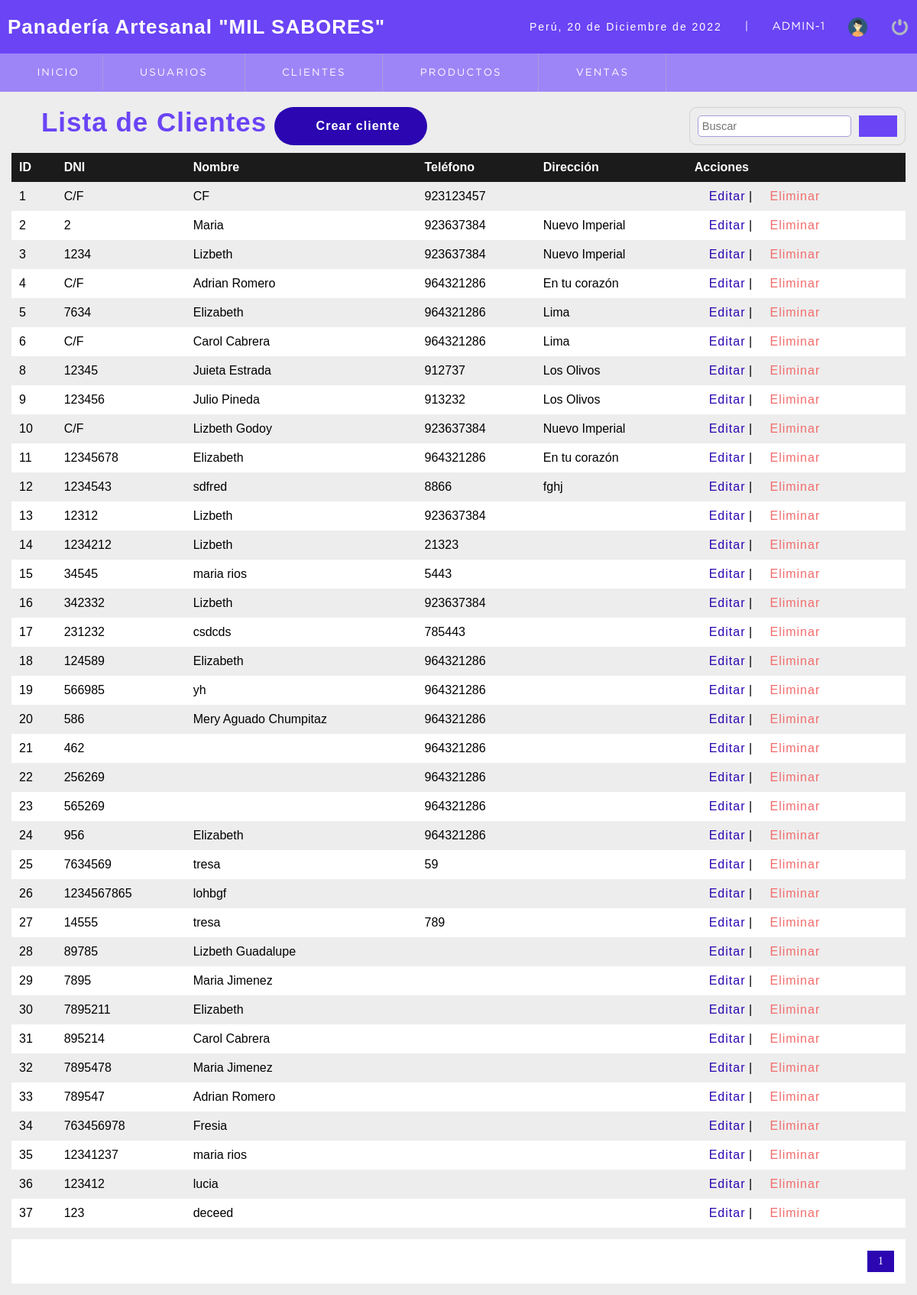
The page /sistema/lista_clientes.php (signed in) on the database its author committed.
### tables this page shows
CREATE TABLE `cliente` (
  `idcliente` int(11) NOT NULL,
  `nit` int(11) DEFAULT NULL,
  `nombre` varchar(80) DEFAULT NULL,
  `telefono` text,
  `direccion` text,
  `dateadd` datetime NOT NULL DEFAULT CURRENT_TIMESTAMP,
  `usuario_id` int(11) NOT NULL,
  `estatus` int(11) NOT NULL DEFAULT '1'
);

### sistema/lista_clientes.php (the view, shortened to what this page needs)
<?php
include "../conexion.php";
?>
<!DOCTYPE html>
<html lang="en">
<head>
    <?php
    include "includes/scripts.php";
    ?>
</head>
<body>
    <?php
    include "includes/header.php";
    ?>
    <section id="container">
        <div class="lista_usuario">
            <div class="usuario">
                <h1><i class="fa-solid fa-users"></i> Lista de Clientes</h1>
                <a href="registro_cliente.php" class="btn_new"><i class="fa-solid fa-user-plus"></i> Crear cliente</a>
            </div>
            <div class="Buscar">
                <form action="buscar_cliente.php" method="get" class="form_search">
                    <input type="text" name="busqueda" id="busqueda" placeholder="Buscar">
                    <button type="submit" class="btn_search"><i class="fa fa-search"></i></button>
                </form>
            </div>
        </div>
        <div class="containerTable">
            <table>
                <tr>
                    <th>ID</th>
                    <th>DNI</th>
                    <th>Nombre</th>
                    <th>Teléfono</th>
                    <th>Dirección</th>
                    <th>Acciones</th>
                </tr>
                <?php
                $sql_register    = mysqli_query($conection, "SELECT count(*) AS total_registro FROM cliente WHERE estatus= 1");
                $result_register = mysqli_fetch_array($sql_register);
                $total_registro  = $result_register['total_registro'];
                $por_pagina = 100;
                if (empty($_GET['pagina'])) {
                    $pagina = 1;
                } else {
                    $pagina = $_GET['pagina'];
                }
                $desde = ($pagina - 1) * $por_pagina;
                $total_paginas = ceil($total_registro / $por_pagina);
                $query = mysqli_query($conection, "SELECT * FROM cliente
            WHERE estatus=1 ORDER BY idcliente ASC LIMIT $desde, $por_pagina
                ");
                $result = mysqli_num_rows($query);
                if ($result > 0) {
                    while ($data = mysqli_fetch_array($query)) {
                        if ($data["nit"] == 0) {
                            $nit = 'C/F';
                        } else {
                            $nit = $data["nit"];
                        }
                ?>
                        <tr>
                            <td><?php echo $data["idcliente"] ?></td>
                            <td><?php echo $nit; ?></td>
                            <td><?php echo $data["nombre"] ?></td>
                            <td><?php echo $data["telefono"] ?></td>
                            <td><?php echo $data["direccion"] ?></td>
                            <td>
                                <a class="link_edit" href="editar_cliente.php?id=<?php echo $data["idcliente"]; ?>"><i class="fa-solid fa-pen-to-square"></i> Editar</a>
                                <?php
                                if ($_SESSION['rol'] == 1 || $_SESSION['rol'] == 2) { ?>
                                    |
                                    <a class="link_delete" href="eliminar_confirmar_cliente.php?id=<?php echo $data["idcliente"]; ?>"><i class="fa-solid fa-trash"></i> Eliminar</a>
                                <?php
                                }
                                ?>
                            </td>
                        </tr>
                <?php
                    }
                }
                ?>
            </table>
        </div>
        <div class="paginator">
            <ul>
                <?php
                for ($i = 1; $i <= $total_paginas; $i++) {
                    if ($i == $pagina) {
                        echo '<li class="pageSelected">' . $i . '</li>';
                    } else {
                        echo '<li><a href="?pagina=' . $i . '">' . $i . '</a></li>';
                    }
                }
                ?>
            </ul>
        </div>
    </section>
</body>
</html>

### sistema/css/style.css (style rules this page uses)
* { margin: 0 ; padding: 0; box-sizing: border-box; }
body { background: #ededed; }
h1, h2, h3, h4, h5, h6 { font-family: 'arial'; font-weight: bold; letter-spacing: 1px; }
h1 { font-size: 26px; }
a { text-decoration: none; font-family: arial; letter-spacing: 1px; }
#container { padding: 140px 15px 15px; }
form { background: #fff; margin: auto; padding: 20px 50px; border: 1px solid #d1d1d1; }
input, select { display: block; width: 100%; font-size: 11pt; padding: 5px; border: 1px solid #A99BDC; border-radius: 5px; }
#container h1 { font-size: 35px; color: #6a44f5; }
.btn_new { width: 200px !important; background-color: #2b06b1 !important; }
.usuario { display: flex; }
.lista_usuario { display: flex; justify-content: space-between; margin-bottom: 10px; }
table { display: -ms-grid!important; border-collapse: collapse; font-size: 12pt; font-family: 'arial'; width: 100%; }
table th { text-align: left; padding: 10px; background: #1b1b1b; color: #fff; }
table tr:nth-child(odd) { background: #fff; }
table td { padding: 10px; }
.link_edit { color: #2b06b1 ; }
.link_delete { color: #f26b6b; }
.btn_cancel, .btn_ok, .btn_save, .btn_new { width: 150px; background-color: #71ff55; color: #fff; display: inline-block; padding: 15px 0px; border-radius: 5px; cursor: pointer; text-align: center; font-size: 12pt; border: 1px solid transparent ; border-radius: 49px; color: #fff; font-weight: 600; margin: 0px 10px; cursor: pointer; transition: 0.5s; letter-spacing: 1px; }
.paginator ul { padding: 15px; list-style: none; background: #fff; margin-top: 15px; display: -webkit-flex; display: flex; justify-content: flex-end; }
.paginator a, .pageSelected { color: #2b06b1 ; border: 1px solid #ddd; padding: 5px; display: inline-block; font-size: 14px; text-align: center; width: 35px; }
.pageSelected { color: #fff; background: #2b06b1 ; border: 1px solid #2b06b1 ; }
.form_search { display: -webkit-flex; display: flex; float: right; background: initial; padding: 10px; border-radius: 10px; }
.form_search .btn_search { background: #6a44f5; color: #fff; padding: 0 20px; border: 0; cursor: pointer; margin-left: 10px; }

### rows shown on the page
cliente: idcliente "1", nit "C/F", nombre "CF", telefono "923123457"
cliente: idcliente "2", nit "2", nombre "Maria", telefono "923637384", direccion "Nuevo Imperial"
cliente: idcliente "3", nit "1234", nombre "Lizbeth", telefono "923637384", direccion "Nuevo Imperial"
cliente: idcliente "4", nit "C/F", nombre "Adrian Romero", telefono "964321286", direccion "En tu corazón"
cliente: idcliente "5", nit "7634", nombre "Elizabeth", telefono "964321286", direccion "Lima"
cliente: idcliente "6", nit "C/F", nombre "Carol Cabrera", telefono "964321286", direccion "Lima"
cliente: idcliente "8", nit "12345", nombre "Juieta Estrada", telefono "912737", direccion "Los Olivos"
cliente: idcliente "9", nit "123456", nombre "Julio Pineda", telefono "913232", direccion "Los Olivos"
cliente: idcliente "10", nit "C/F", nombre "Lizbeth Godoy", telefono "923637384", direccion "Nuevo Imperial"
cliente: idcliente "11", nit "12345678", nombre "Elizabeth", telefono "964321286", direccion "En tu corazón"
cliente: idcliente "12", nit "1234543", nombre "sdfred", telefono "8866", direccion "fghj"
cliente: idcliente "13", nit "12312", nombre "Lizbeth", telefono "923637384"
cliente: idcliente "14", nit "1234212", nombre "Lizbeth", telefono "21323"
cliente: idcliente "15", nit "34545", nombre "maria rios", telefono "5443"
cliente: idcliente "16", nit "342332", nombre "Lizbeth", telefono "923637384"
cliente: idcliente "17", nit "231232", nombre "csdcds", telefono "785443"
cliente: idcliente "18", nit "124589", nombre "Elizabeth", telefono "964321286"
cliente: idcliente "19", nit "566985", nombre "yh", telefono "964321286"
cliente: idcliente "20", nit "586", nombre "Mery Aguado Chumpitaz", telefono "964321286"
cliente: idcliente "21", nit "462", telefono "964321286"
cliente: idcliente "22", nit "256269", telefono "964321286"
cliente: idcliente "23", nit "565269", telefono "964321286"
cliente: idcliente "24", nit "956", nombre "Elizabeth", telefono "964321286"
cliente: idcliente "25", nit "7634569", nombre "tresa", telefono "59"
cliente: idcliente "26", nit "1234567865", nombre "lohbgf"
cliente: idcliente "27", nit "14555", nombre "tresa", telefono "789"
cliente: idcliente "28", nit "89785", nombre "Lizbeth Guadalupe"
cliente: idcliente "29", nit "7895", nombre "Maria Jimenez"
cliente: idcliente "30", nit "7895211", nombre "Elizabeth"
cliente: idcliente "31", nit "895214", nombre "Carol Cabrera"
cliente: idcliente "32", nit "7895478", nombre "Maria Jimenez"
cliente: idcliente "33", nit "789547", nombre "Adrian Romero"
cliente: idcliente "34", nit "763456978", nombre "Fresia"
cliente: idcliente "35", nit "12341237", nombre "maria rios"
cliente: idcliente "36", nit "123412", nombre "lucia"
cliente: idcliente "37", nit "123", nombre "deceed"

### other values the page prints
fechaC() "20 de Diciembre de 2022"
$_SESSION['user'] "ADMIN"
$_SESSION['rol'] "1"
